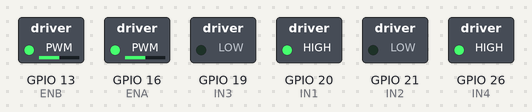
Bench run of a program on a simulated Raspberry Pi (BCM pin numbers). Shown: switched loads named in the program (green lamp = pin HIGH). At 0.0 s the program stops and its outputs stay as they are.

Above: at 0.1 s.
Timing chart, 0 to 1.5 s (numbered marks = the images above):
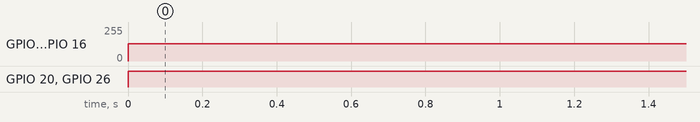

Measured:
- by itself, GPIO 13 (ENB), GPIO 16 (ENA): 0/255 → 128/255 at 0.00 s
- by itself, GPIO 20 (IN1), GPIO 26 (IN4): LOW → HIGH at 0.00 s

The program:

derecha.py
```python
import RPi.GPIO as GPIO
# Define los pines GPIO
IN1 = 20
IN2 = 21
IN3 = 19
IN4 = 26
ENA = 16
ENB = 13

#Set the GPIO port to BCM encoding mode
GPIO.setmode(GPIO.BCM)
#Ignore warning information
GPIO.setwarnings(False)

#Motor pin initialization operation
global pwm_ENA
global pwm_ENB
GPIO.setup(ENA,GPIO.OUT,initial=GPIO.HIGH)
GPIO.setup(IN1,GPIO.OUT,initial=GPIO.LOW)
GPIO.setup(IN2,GPIO.OUT,initial=GPIO.LOW)
GPIO.setup(ENB,GPIO.OUT,initial=GPIO.HIGH)
GPIO.setup(IN3,GPIO.OUT,initial=GPIO.LOW)
GPIO.setup(IN4,GPIO.OUT,initial=GPIO.LOW)
    #Set the PWM pin and frequency is 2000hz
pwm_ENA = GPIO.PWM(ENA, 2000)
pwm_ENB = GPIO.PWM(ENB, 2000)
pwm_ENA.start(0)
pwm_ENB.start(0)

#hacia derecha
def derecha():
    GPIO.output(IN1, GPIO.HIGH)
    GPIO.output(IN2, GPIO.LOW)
    GPIO.output(IN3, GPIO.LOW)
    GPIO.output(IN4, GPIO.HIGH)
    pwm_ENA.ChangeDutyCycle(50)
    pwm_ENB.ChangeDutyCycle(50)


try:
    derecha()

except KeyboardInterrupt:
    pwm_ENA.stop()
    pwm_ENB.stop()
    GPIO.cleanup()
```
